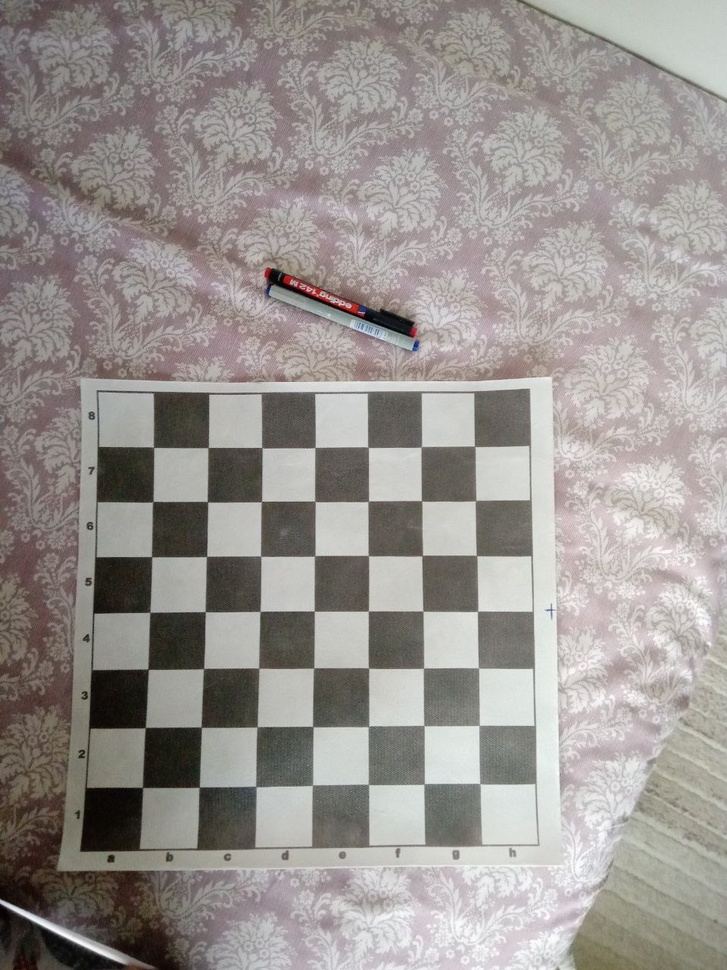
#> input picture input/photo_2022-12-09_16-26-01.jpg, 727 x 970 px, shrunk from 960 x 1280 before the run; its folder holds only this picture in this run
$ python q3.py
#> lines starting #> are read from the running program, lines starting #| are printed output that depends on the picture; after the words box and inside, x2 and y2 are one past the last pixel; in counts of white or black regions, pixels touching at a corner belong together; long printed decimals are rounded
import numpy as np
import cv2 as cv
import glob
import json
from datetime import datetime

criteria = (cv.TERM_CRITERIA_EPS + cv.TERM_CRITERIA_MAX_ITER, 30, 0.001)

rows = 7
columns = 7
objp = np.zeros((rows*columns,3), np.float32)
objp[:,:2] = np.mgrid[0:columns,0:rows].T.reshape(-1,2)

objpoints = []
imgpoints = []


images = glob.glob('input/*.jpg')
print(len(images), "images found")

for fname in images:
    img = cv.imread(fname)
#> img is the input picture: shape (970, 727, 3); mean B, G, R 144.7, 148.1, 153.2
    gray = cv.cvtColor(img, cv.COLOR_BGR2GRAY)

    chessboard_flags = cv.CALIB_CB_ADAPTIVE_THRESH + cv.CALIB_CB_FAST_CHECK + cv.CALIB_CB_NORMALIZE_IMAGE
    ret, corners = cv.findChessboardCorners(gray, (columns,rows), chessboard_flags)
#> ret = True; corners = 49 rows, first 8: [474.6, 446.2], [475.7, 500.5], [476.5, 555.5], [477.6, 611.3], [478.5, 668], [478.9, 725.5], [479.6, 783.7], [421.3, 446.8]

    if ret == True:
        objpoints.append(objp)
        corners2 = cv.cornerSubPix(gray,corners, (11,11), (-1,-1), criteria)
#> corners2 = 49 rows, first 8: [474.7, 446.4], [475.5, 500.5], [476.5, 555.5], [477.5, 611.3], [478.5, 668.1], [479.1, 725.4], [479.9, 783.6], [421.3, 446.9]
        imgpoints.append(corners)

        cv.drawChessboardCorners(img, (columns,rows), corners2, ret)
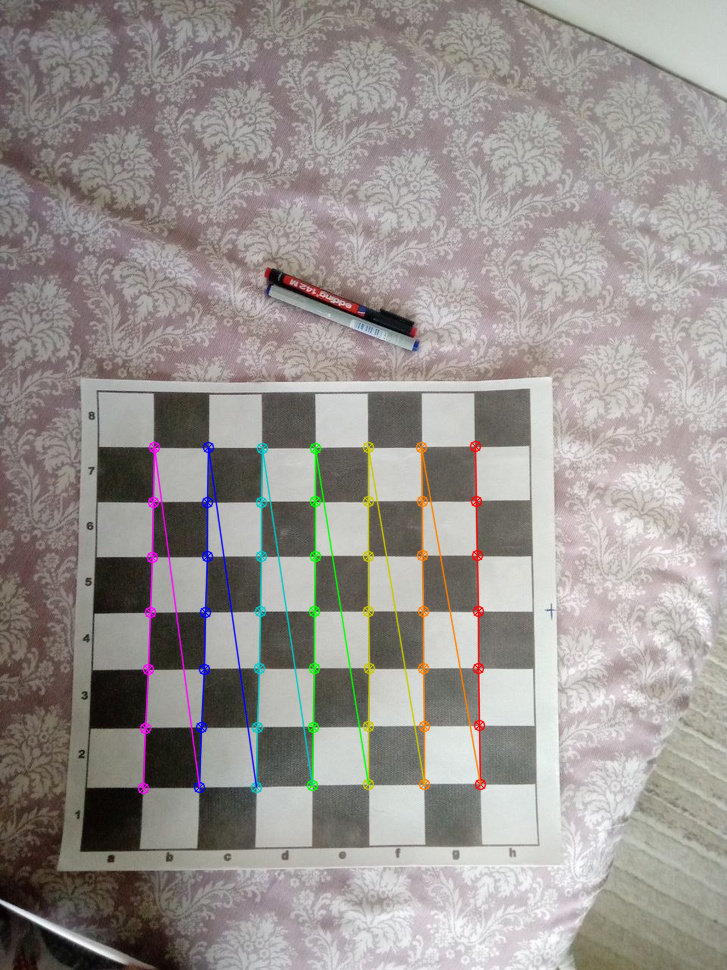
#> img: shape (970, 727, 3); 2.43% of pixels changed, all inside (x1, y1, x2, y2) = (137, 440, 487, 795)
        cv.imshow('img', img)
        cv.imwrite(f"output/chessboard{datetime.now().strftime('%Y%m%d_%H%M%S')}.png", img)
        cv.waitKey()

ret, CamMtx, dist, rvecs, tvecs = cv.calibrateCamera(objpoints, imgpoints, gray.shape[::-1], None, None)
#> ret = 0.318; CamMtx = [[1473.4, 0, 270.7], [0, 1523.2, 499.7], [0, 0, 1]]; dist = [[0.94, -10.66, -0.0196, -0.0465, 28.15]]; rvecs = ([-0.129, 0.206, 1.57],); tvecs = ([3.83, -0.953, 27.55],)

camera = {}

class NumpyEncoder(json.JSONEncoder):
    def default(self, obj):
        if isinstance(obj, np.ndarray):
            return obj.tolist()
        return json.JSONEncoder.default(self, obj)

for variable in ['ret', 'CamMtx', 'dist', 'rvecs', 'tvecs']:
    camera[variable] = eval(variable)

with open("camera.json", 'w') as f:
    json.dump(camera, f, indent=4, cls=NumpyEncoder)

cv.destroyAllWindows()

print("\nCamera matrix: \n",CamMtx)
#| Camera matrix:
#|  [[1.47335413e+03 0.00000000e+00 2.70672861e+02]
#|  [0.00000000e+00 1.52320557e+03 4.99725441e+02]
#|  [0.00000000e+00 0.00000000e+00 1.00000000e+00]]

$ run again, on input/photo_2022-12-09_16-26-05.jpg
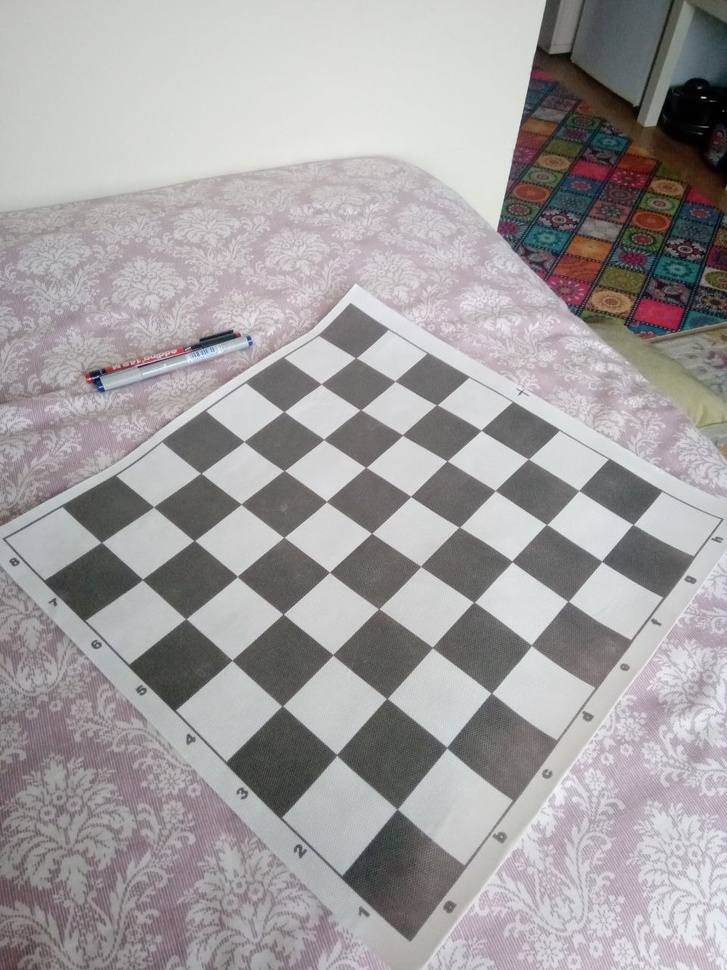
#> input picture input/photo_2022-12-09_16-26-05.jpg, 727 x 970 px, shrunk from 960 x 1280 before the run
#> img is the input picture: shape (970, 727, 3); mean B, G, R 160.1, 159.3, 162.3
#> `gray = cv.cvtColor(img, cv.COLOR_BGR2GRAY)`:
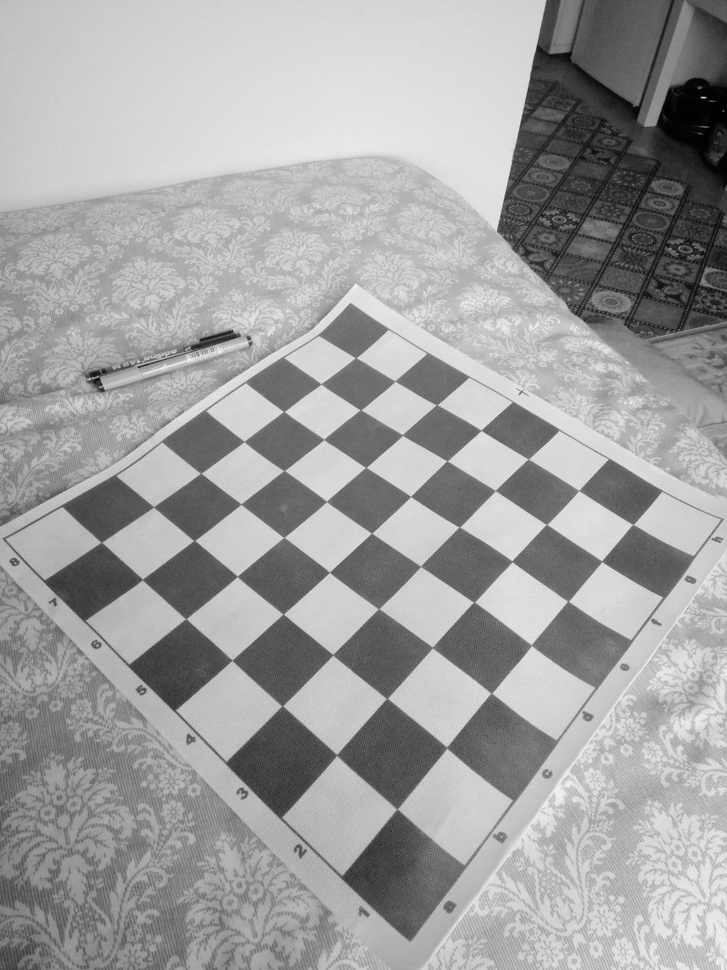
#> gray: shape (970, 727); min 0, max 248, mean 160.3
#> `ret, corners = cv.findChessboardCorners(gray, (columns,rows), chessboa..`: ret = True; corners = 49 rows, first 8: [356.1, 358], [394.9, 381], [436.7, 404.8], [481, 430.4], [528.4, 459.1], [578.7, 490.6], [633, 524.4], [321, 383.9]
#> corners2 = 49 rows, first 8: [355.8, 357.8], [395, 381.1], [436.7, 404.9], [481.1, 430.2], [528.3, 459.1], [578.8, 490.5], [632.9, 524.4], [321.1, 383.9]
#> `cv.drawChessboardCorners(img, (columns,rows), corners2, ret)`:
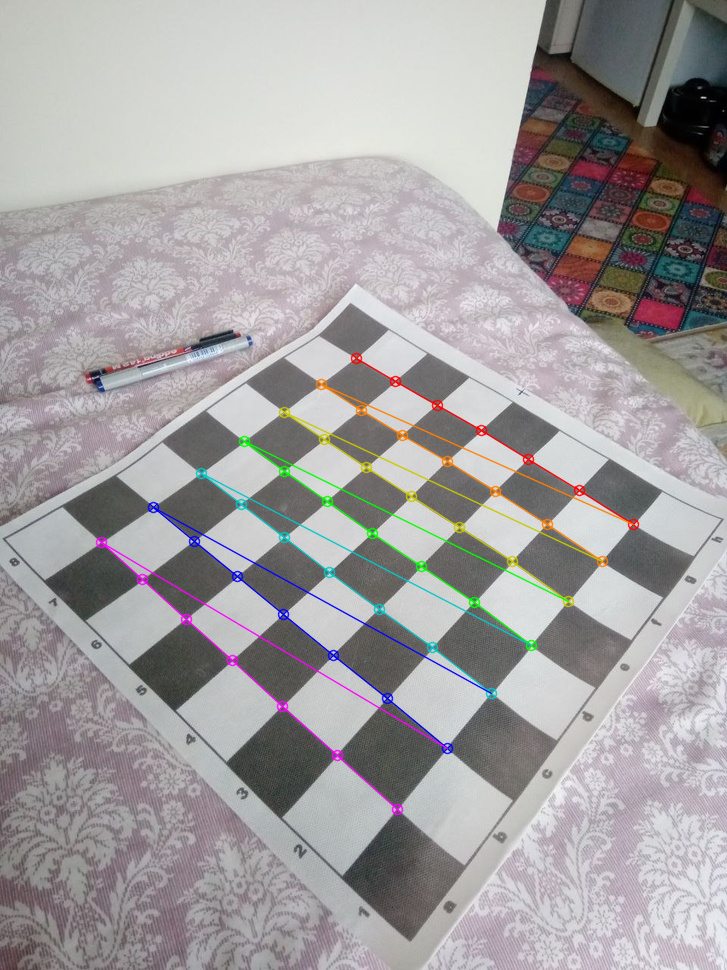
#> img: shape (970, 727, 3); 2.28% of pixels changed, all inside (x1, y1, x2, y2) = (95, 352, 640, 816)
#> `ret, CamMtx, dist, rvecs, tvecs = cv.calibrateCamera(objpoints, imgpoi..`: ret = 1.01; CamMtx = [[1114.1, 0, 309], [0, 2358.2, 355.3], [0, 0, 1]]; dist = [[-1.22, 25.33, 0.00976, -0.025, -137.8]]; rvecs = ([-1.19, 0.49, 0.652],); tvecs = ([0.926, 0.0284, 21.52],)
#| Camera matrix:
#|  [[1.11406080e+03 0.00000000e+00 3.08991079e+02]
#|  [0.00000000e+00 2.35820198e+03 3.55325507e+02]
#|  [0.00000000e+00 0.00000000e+00 1.00000000e+00]]

$ run again, on input/photo_2022-12-09_16-26-08.jpg
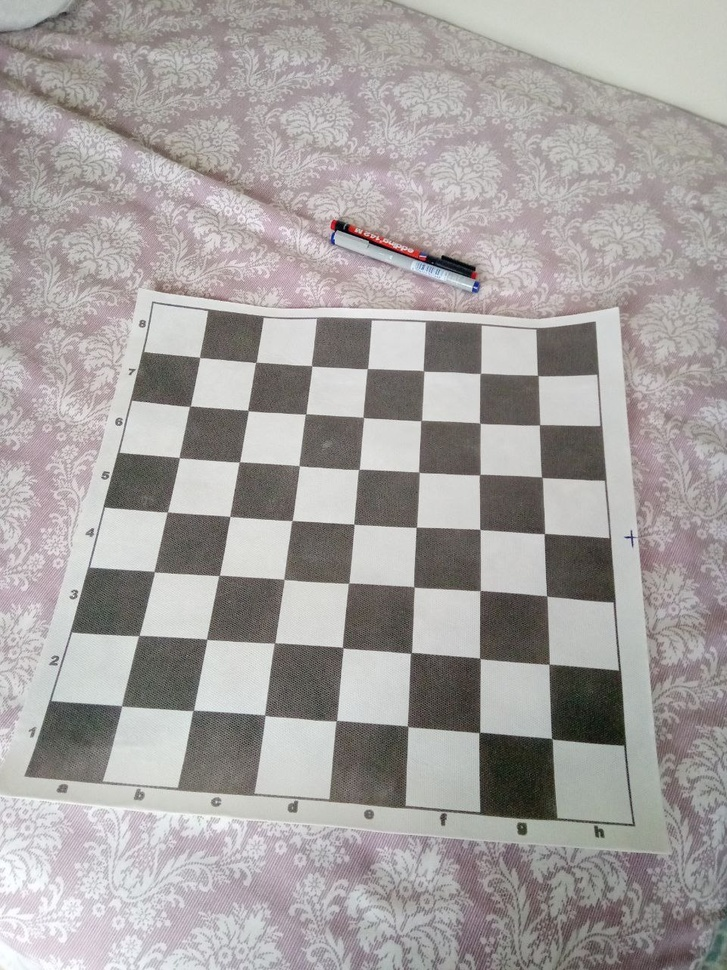
#> input picture input/photo_2022-12-09_16-26-08.jpg, 727 x 970 px, shrunk from 960 x 1280 before the run
#> img is the input picture: shape (970, 727, 3); mean B, G, R 159.9, 161.2, 165.4
#> `ret, corners = cv.findChessboardCorners(gray, (columns,rows), chessboa..`: ret = True; corners = 49 rows, first 8: [199.7, 357.6], [255.9, 362.3], [311.7, 365.9], [367.4, 368.6], [423.7, 371.1], [480.4, 373.4], [537.5, 375.2], [189.6, 406.5]
#> corners2 = 49 rows, first 8: [199.6, 357.3], [255.8, 362.4], [311.6, 365.8], [367.4, 368.7], [423.5, 370.9], [480.3, 373.4], [537.7, 375.5], [189.9, 406]
#> `cv.drawChessboardCorners(img, (columns,rows), corners2, ret)`:
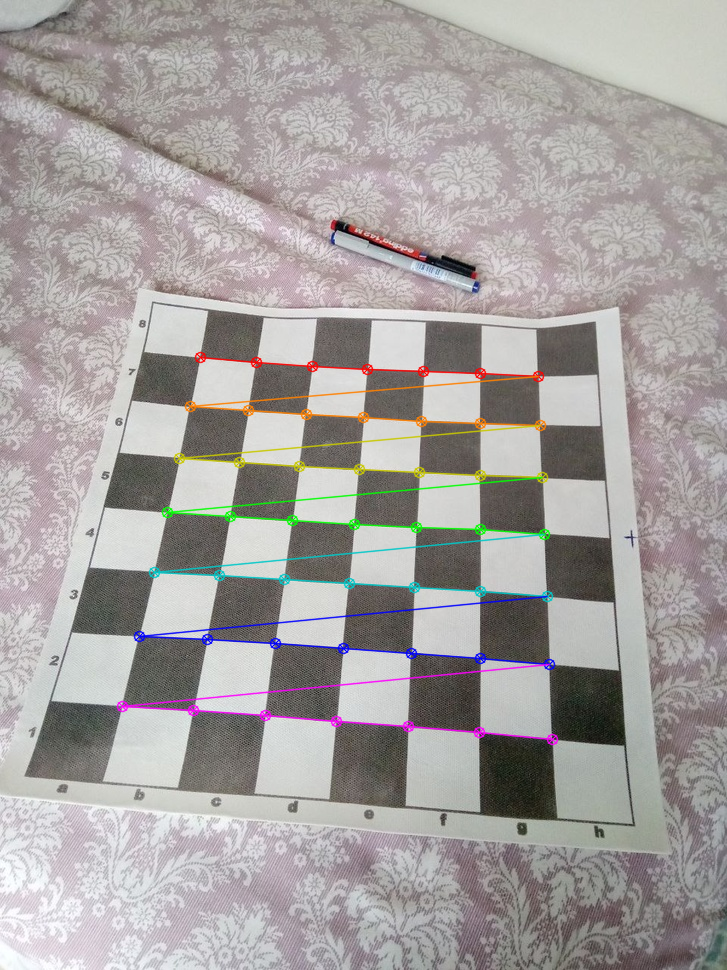
#> img: shape (970, 727, 3); 2.67% of pixels changed, all inside (x1, y1, x2, y2) = (116, 351, 559, 746)
#> `ret, CamMtx, dist, rvecs, tvecs = cv.calibrateCamera(objpoints, imgpoi..`: ret = 0.637; CamMtx = [[848.6, 0, 312.8], [0, 956.8, 548.6], [0, 0, 1]]; dist = [[0.633, -5.21, -0.00696, -0.0369, 17.64]]; rvecs = ([-0.594, 0.0933, 0.0874],); tvecs = ([-1.99, -2.99, 15.62],)
#| Camera matrix:
#|  [[848.566   0.         312.808]
#|  [  0.         956.813 548.613]
#|  [  0.           0.           1.        ]]
